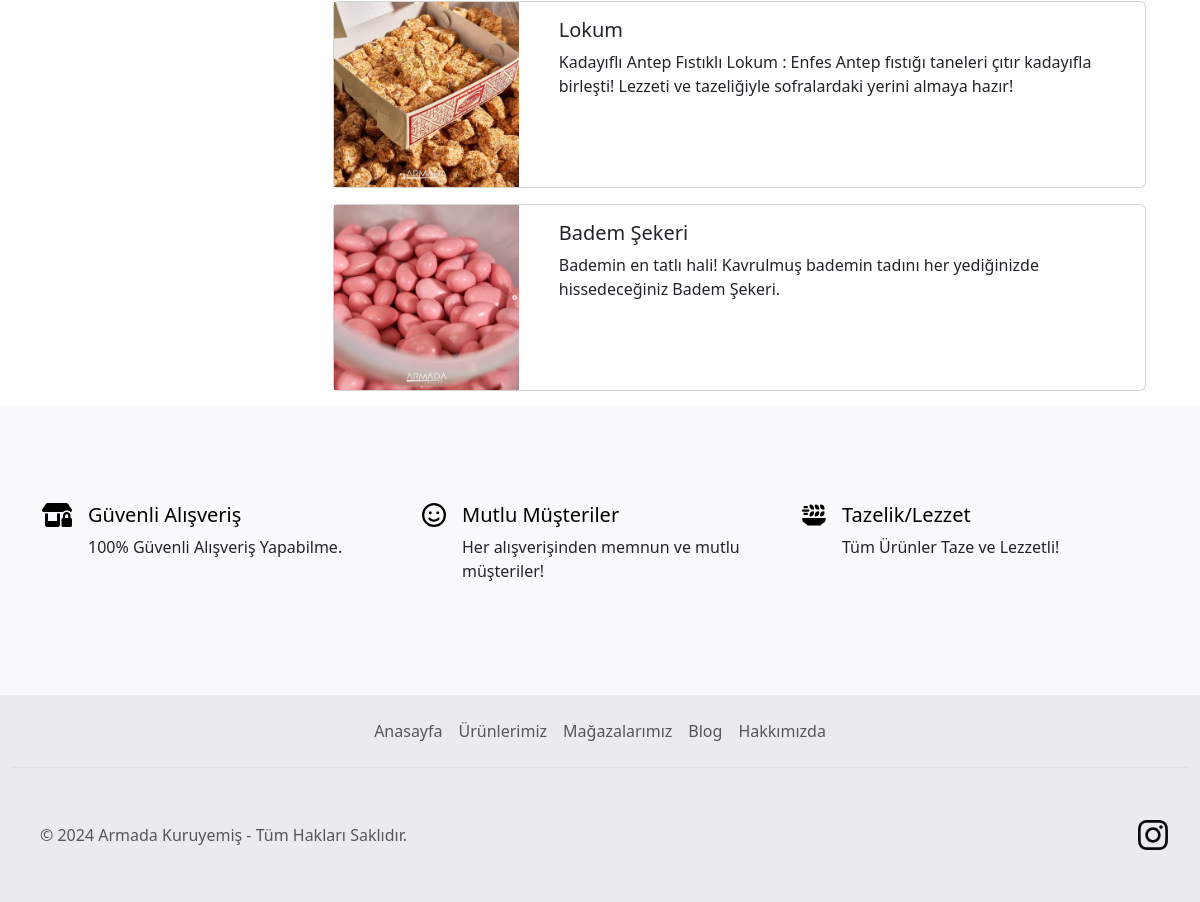
Before: /products/ (lower part) with the older database file.
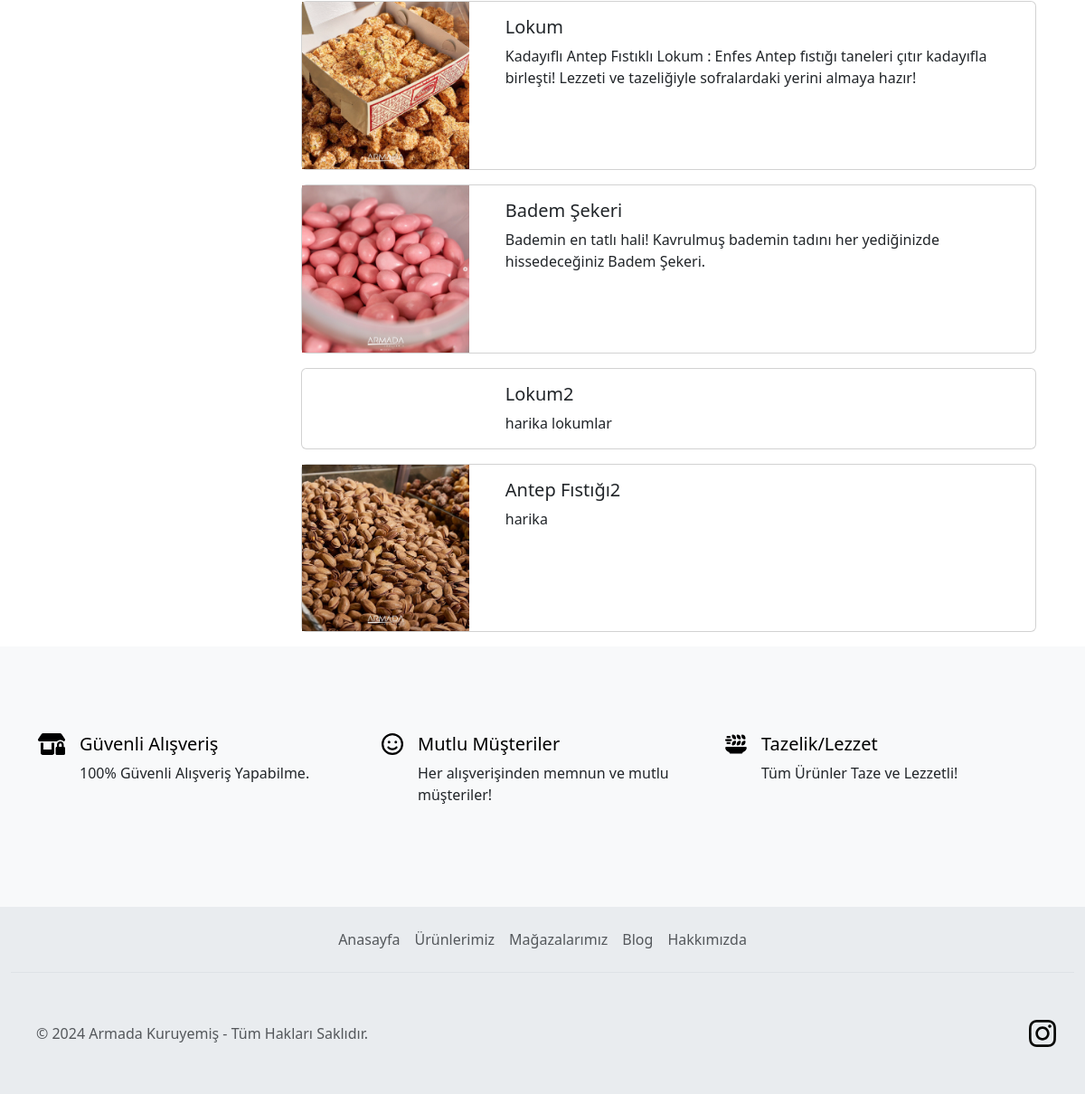
After: the same page with the newer database file.
### product/models.py (models this page shows, shortened)
class Product(models.Model):
    title = models.CharField(max_length=200)
    image = models.ImageField(upload_to='products')
    description = RichTextField()
    is_home = models.BooleanField(default=False)
    slug = models.SlugField(null=False, blank=True, unique=True, db_index=True, editable=False)
    product_category = models.ForeignKey(ProductCategory, on_delete=models.CASCADE)
    class Meta:
        verbose_name = "Ürün"
        verbose_name_plural = "Ürünler"

### product/views.py (the view)
# urls.py: path('', include('product.urls')),
def product(request):
    context = {
        "products": Product.objects.all(),
        "categories": ProductCategory.objects.all()
    }
    return render(request, 'product/products.html', context)

### product/templates/product/products.html (shortened to what this page needs)
{% extends "base.html" %}
{% block content %}
    <div class="container mt-3">
        <div class="row">
            <div class="col-3">
            </div>
            <div class="col-9">
                {% if products|length > 0 %}
                    {% for product in products %}
                        {% include 'product/partials/_product.html' %}
                    {% endfor %}
                {% else %}
                    <div class="alert alert-warning">
                        Ürün Yok
                    </div>
                {% endif %}
            </div>
        </div>
    </div>
{% endblock %}

### product/templates/product/partials/_product.html
{% load static %}
<div class="card mb-3">
    <div class="row">
        <div class="col-md-3">
            <img src="{{ product.image.url }}" alt="" class="img-fluid">
        </div>
        <div class="col-md-9">
            <div class="card-body">
                <h5 class="card-title">
                        {{ product.title }}
                </h5>
                <p class="card-text">{{ product.description|safe |striptags }}</p>
            </div>
        </div>
    </div>
</div>

Changed rows visible on the page:
added Product: title "Lokum2", description "harika lokumlar"
added Product: image (picture), title "Antep Fıstığı2", description "harika"
